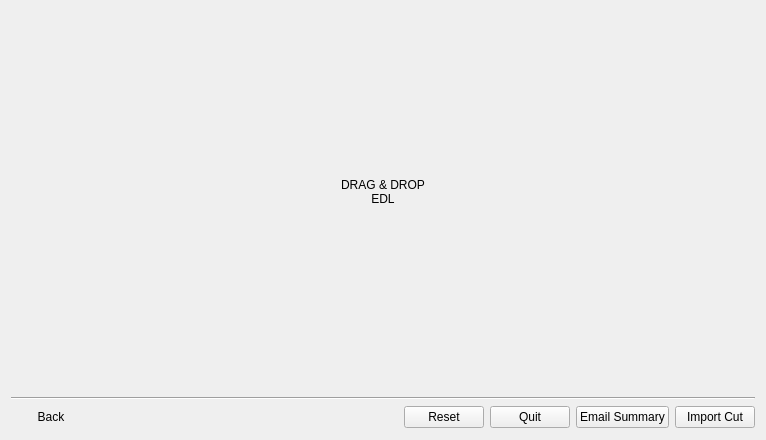
<?xml version="1.0" encoding="UTF-8"?>
<ui version="4.0">
 <class>Dialog</class>
 <widget class="QDialog" name="Dialog">
  <property name="geometry">
   <rect>
    <x>0</x>
    <y>0</y>
    <width>766</width>
    <height>440</height>
   </rect>
  </property>
  <property name="windowTitle">
   <string>Dialog</string>
  </property>
  <layout class="QVBoxLayout" name="main_layout" stretch="1,0,0,0">
   <property name="spacing">
    <number>-1</number>
   </property>
   <property name="topMargin">
    <number>12</number>
   </property>
   <property name="bottomMargin">
    <number>12</number>
   </property>
   <item>
    <widget class="AnimatedStackedWidget" name="stackedWidget">
     <property name="currentIndex">
      <number>0</number>
     </property>
     <widget class="QWidget" name="drop_page">
      <layout class="QVBoxLayout" name="verticalLayout_2">
       <item>
        <widget class="DropAreaLabel" name="drop_area_label">
         <property name="text">
          <string>DRAG &amp; DROP
EDL</string>
         </property>
         <property name="alignment">
          <set>Qt::AlignCenter</set>
         </property>
        </widget>
       </item>
      </layout>
     </widget>
     <widget class="QWidget" name="sequence_list_page">
      <layout class="QVBoxLayout" name="verticalLayout_3">
       <property name="spacing">
        <number>0</number>
       </property>
       <property name="margin">
        <number>0</number>
       </property>
       <item>
        <widget class="QScrollArea" name="scrollArea">
         <property name="widgetResizable">
          <bool>true</bool>
         </property>
         <widget class="QWidget" name="scrollAreaContent">
          <property name="geometry">
           <rect>
            <x>0</x>
            <y>0</y>
            <width>98</width>
            <height>28</height>
           </rect>
          </property>
          <layout class="QGridLayout" name="sequence_grid" rowstretch="0">
           <property name="margin">
            <number>0</number>
           </property>
           <item row="0" column="0">
            <spacer name="verticalSpacer">
             <property name="orientation">
              <enum>Qt::Vertical</enum>
             </property>
             <property name="sizeHint" stdset="0">
              <size>
               <width>20</width>
               <height>40</height>
              </size>
             </property>
            </spacer>
           </item>
          </layout>
         </widget>
        </widget>
       </item>
      </layout>
     </widget>
     <widget class="QWidget" name="cut_summary_page">
      <layout class="QVBoxLayout" name="verticalLayout_4" stretch="0,0">
       <item>
        <layout class="QHBoxLayout" name="horizontalLayout_2"/>
       </item>
       <item>
        <widget class="QScrollArea" name="scrollArea_2">
         <property name="widgetResizable">
          <bool>true</bool>
         </property>
         <widget class="QWidget" name="scrollAreaWidgetContents">
          <property name="geometry">
           <rect>
            <x>0</x>
            <y>0</y>
            <width>98</width>
            <height>28</height>
           </rect>
          </property>
          <layout class="QVBoxLayout" name="cutsummary_list">
           <property name="margin">
            <number>0</number>
           </property>
           <item>
            <spacer name="verticalSpacer_2">
             <property name="orientation">
              <enum>Qt::Vertical</enum>
             </property>
             <property name="sizeHint" stdset="0">
              <size>
               <width>20</width>
               <height>283</height>
              </size>
             </property>
            </spacer>
           </item>
          </layout>
         </widget>
        </widget>
       </item>
      </layout>
     </widget>
    </widget>
   </item>
   <item>
    <widget class="QLabel" name="feedback_label">
     <property name="text">
      <string/>
     </property>
     <property name="wordWrap">
      <bool>true</bool>
     </property>
     <property name="textInteractionFlags">
      <set>Qt::LinksAccessibleByMouse|Qt::TextSelectableByMouse</set>
     </property>
    </widget>
   </item>
   <item>
    <widget class="Line" name="line">
     <property name="orientation">
      <enum>Qt::Horizontal</enum>
     </property>
    </widget>
   </item>
   <item>
    <layout class="QHBoxLayout" name="horizontalLayout">
     <item>
      <widget class="QPushButton" name="back_button">
       <property name="text">
        <string>Back</string>
       </property>
       <property name="icon">
        <iconset resource="resources.qrc">
         <normaloff>:/tk_multi_importcut/left_arrow.png</normaloff>:/tk_multi_importcut/left_arrow.png</iconset>
       </property>
       <property name="flat">
        <bool>true</bool>
       </property>
      </widget>
     </item>
     <item>
      <spacer name="horizontalSpacer">
       <property name="orientation">
        <enum>Qt::Horizontal</enum>
       </property>
       <property name="sizeHint" stdset="0">
        <size>
         <width>40</width>
         <height>20</height>
        </size>
       </property>
      </spacer>
     </item>
     <item>
      <widget class="QPushButton" name="reset_button">
       <property name="text">
        <string>Reset</string>
       </property>
      </widget>
     </item>
     <item>
      <widget class="QPushButton" name="cancel_button">
       <property name="text">
        <string>Quit</string>
       </property>
      </widget>
     </item>
     <item>
      <widget class="QPushButton" name="email_button">
       <property name="text">
        <string>Email Summary</string>
       </property>
      </widget>
     </item>
     <item>
      <widget class="QPushButton" name="submit_button">
       <property name="text">
        <string>Import Cut</string>
       </property>
      </widget>
     </item>
    </layout>
   </item>
  </layout>
 </widget>
 <customwidgets>
  <customwidget>
   <class>DropAreaLabel</class>
   <extends>QLabel</extends>
   <header>..dialog</header>
  </customwidget>
  <customwidget>
   <class>AnimatedStackedWidget</class>
   <extends>QStackedWidget</extends>
   <header>..dialog</header>
   <container>1</container>
  </customwidget>
 </customwidgets>
 <resources>
  <include location="resources.qrc"/>
 </resources>
 <connections/>
</ui>
